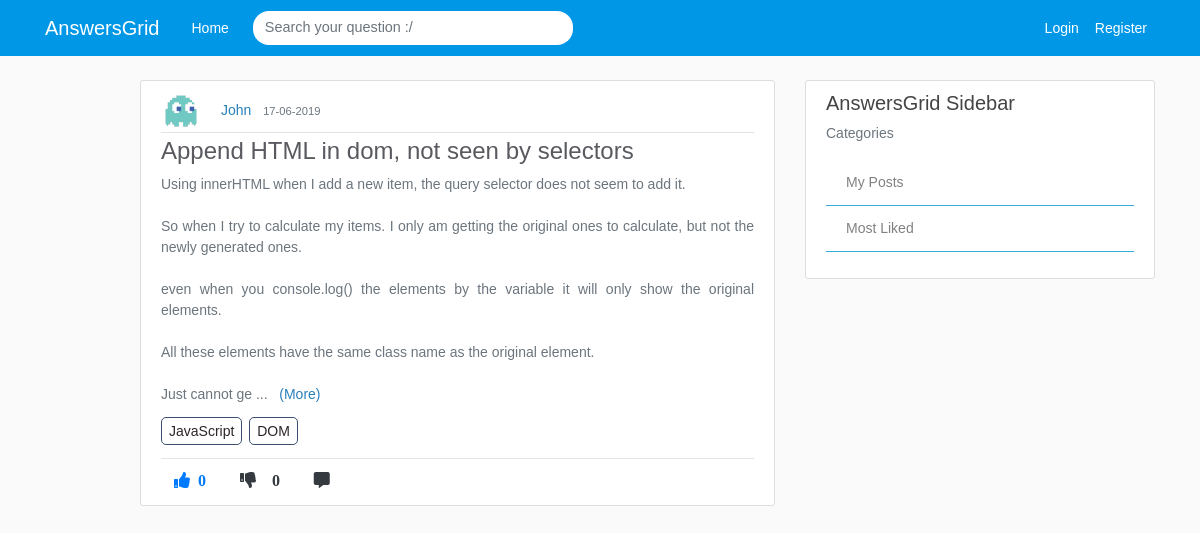
Page /tags/DOM on the committed database.
### application/models.py (models this page shows, shortened)
class tagposts(db.Model):
    id = db.Column(db.Integer, primary_key=True, nullable=False)
    post_id = db.Column(db.Integer, db.ForeignKey('post.id'), nullable=False)
    tag_id = db.Column(db.Integer, db.ForeignKey('tags.tag_id'), nullable=False)

class User(db.Model, UserMixin):
    id = db.Column(db.Integer, primary_key=True)
    username = db.Column(db.String(20), unique=True, nullable=False)
    email = db.Column(db.String(120), unique=True, nullable=False)
    image_file = db.Column(db.String(20), nullable=False, default='default.jpg')
    password = db.Column(db.String(60), nullable=False)
    verified = db.Column(db.Integer, nullable=False)
    posts = db.relationship('Post', backref='author', lazy=True)
    answers = db.relationship('Answer', backref="author", lazy=True)
    comments = db.relationship('Comment', backref='author', lazy=True)
    answercomments = db.relationship('AnswerComment', backref='author', lazy=True)
    favourites = db.relationship('Favourite', backref='author', lazy=True)

class Post(db.Model):
    id = db.Column(db.Integer, primary_key=True)
    title = db.Column(db.String(100), nullable=False)
    content = db.Column(db.Text, nullable=False)
    date_posted = db.Column(db.DateTime, nullable=False, default=datetime.utcnow)
    like_count = db.Column(db.Integer, nullable=False, default=0)
    dislike_count = db.Column(db.Integer, nullable=False, default=0)
    user_id = db.Column(db.Integer, db.ForeignKey('user.id'), nullable=False)
    comments = db.relationship('Comment', backref='commentOnPost', lazy=True)
    answers = db.relationship('Answer', backref='answerOnPost', lazy=True)
    favourites = db.relationship('Favourite', backref='favour_post', lazy=True)

class Tags(db.Model):
    tag_id = db.Column(db.Integer, primary_key=True, nullable=False)
    tag_title = db.Column(db.String,nullable=False)

### application/routes.py (the view)
@app.route('/tags/<tag_title>')
def tags(tag_title):
    page = request.args.get('page',1,type=int)
    posts = Post.query.order_by(Post.date_posted.desc()).paginate(page=page, per_page=5)
    tag_title = tag_title
    joinedTables = db.session.query(tagposts.post_id,tagposts.tag_id,Tags.tag_title,Post.title,Post.id,Post.user_id,Post.like_count, Post.dislike_count,Post.content,Post.author,Post.date_posted,User.username,User.image_file).join(Tags).join(Post).join(User).all()
    required_posts_and_tags = []
    for item in joinedTables:
        if tag_title == item.tag_title:
            post_ki_id = item.id
            dbase = create_connection('site.db')
            sql = 'SELECT tagposts.post_id AS tagposts_post_id, tagposts.tag_id AS tagposts_tag_id,\
                tags.tag_title AS tags_tag_title FROM tagposts JOIN tags ON tags.tag_id = tagposts.tag_id WHERE \
                tagposts.post_id ={}'.format(post_ki_id)
            try:
                tags_on_post = dbase.execute(sql).fetchall()
            except Exception as e:
                print(str(e))
            for a in tags_on_post:
                required_posts_and_tags.append(a)
    return render_template("tags.html", posts=posts, joinedTables=joinedTables, tag_title=tag_title, list_of_all_post_tags=required_posts_and_tags)

### application/routes.py (called while the page is built)
def dict_factory(cursor, row):
    d = {}
    for idx, col in enumerate(cursor.description):
        d[col[0]] = row[idx]
    return d

def create_connection(db_file):
    try:
        conn = sqlite3.connect("application/" + db_file, isolation_level=None)
        conn.row_factory = dict_factory
        cursor = conn.cursor()
        return cursor
    except Exception as e:
        print(e)

### application/templates/tags.html (shortened to what this page needs)
{% extends "layout.html" %}
{% block content %}
      {% for item in joinedTables %}
      {% if tag_title == item.tag_title %}
        <article class="media content-section">
          <div class="media-body">
            <img class="rounded-circle article-img" src="{{ url_for('static', filename='profile_pics/' + item.image_file) }}">
            <a class="mr-2" href="{{ url_for('user_posts', username=item.username) }}">{{ item.username }}</a>
            <small class="text-muted">{{ item.date_posted.strftime('%d-%m-%Y') }}</small>
            <div class="article-metadata">
            </div>
            <h4><a class="article-title" href="{{ url_for('comment_post', post_id=item.post_id) }}">{{ item.title }}</a></h4>
            <p class="article-content more text-justify text-muted">{{ item.content }}</p>
            {% for x in list_of_all_post_tags %}
            {% if item.post_id == x.tagposts_post_id %}
              <a class="article-content tag-style">{{ x.tags_tag_title }}</a>
            {% endif %}
            {% endfor %}
            <hr>
            <div class="footRow">
                {%  if current_user.is_authenticated %}
                  <a><i class="fas fa-thumbs-up mr-1 btn upvote" id="/vote/{{item.post_id}}/{{current_user.id}}" onclick="contentDisp(this);">  {{ item.like_count }} </i></a>
                  <a><i class="fas fa-thumbs-down mr-1 btn upvote" id="/downvote/{{item.post_id}}/{{current_user.id}}" onclick="contentDisp(this);" >  {{ item.dislike_count }} </i></a>
                  <a href="{{url_for('comment_post', post_id=item.post_id)}}"><i class="fas fa-comment-alt mr-1 btn text-dark"></i></a>
                  <a href="{{url_for('favourite_post', post_id=item.post_id)}}"><i class="fas fa-heart mr-1 btn"></i></a>
                 <a class="a2a_dd" href="https://www.addtoany.com/share"><i class="far fa-share-square btn"></i></a>
                  {% else %}
                  <a href="{{url_for('login')}}"><i class="fas fa-thumbs-up mr-1 btn text-primary upvote"><span class="ml-2 likes-count">{{ item.like_count }}</span></i></a>
                  <a href="{{url_for('login')}}"><i class="fas fa-thumbs-down mr-1 btn text-dark"><span id="demo" class="ml-3">{{ item.dislike_count }}</i></a>
                  <a href="{{url_for('comment_post', post_id=item.post_id)}}"><i class="fas fa-comment-alt mr-1 btn text-dark"></i></a>
                {% endif %}
            </div>
          </div>
        </article>
      {% endif %}
      {% endfor %}
{% endblock content %}

### application/static/main.css (style rules this page uses)
body { background: #fafafa; color: #333333; margin-top: 5rem; }
h1, h2, h3, h4, h5, h6 { color: #444444; }
.content-section { background: #ffffff; padding: 10px 20px; border: 1px solid #dddddd; border-radius: 3px; margin-bottom: 20px; }
.article-title { color: #444444; }
.article-content { white-space: pre-line; }
.article-img { height: 40px; width: 40px; margin-right: 16px; }
.article-metadata { padding-bottom: 1px; margin-bottom: 4px; border-bottom: 1px solid #e3e3e3 }

### application/templates/layout.html (style rules this page uses)
body { color: #2e2626; margin-top: 5rem; font-size: 14px; font-weight: unset; line-height: 1.5; font-family: Arial; }
img { display: inline; }
.footRow { margin-top: -10px; }
.tag-style { margin-right: 3px; border: 1px solid #3a4e70; padding: 5px 7px; border-radius: 5px; color: #2C3A47 }
a { color: #2980b9; }
.fa-thumbs-up { color: #4286f4; }
.fa-thumbs-down { color: #f1545b }
h4,h3 { color: #595a60; }
.article-title { color: #595a60; }

### rows in the picture
tagposts: image_file (placeholder picture), username "John", date_posted "17-06-2019", title "Append HTML in dom, not seen by selectors", content "Using innerHTML when I add a new item, the query selector does not seem to add it. So when I try to calculate my items. I only am getting the original ones to calculate, but not the newly generated ones. even when you console.log() the elements by the variable it will only show the original elements. All these elements have the same class name as the original element. Just cannot ge", tags_tag_title "DOM", like_count "0", dislike_count "0"
tagposts: tags_tag_title "JavaScript"
